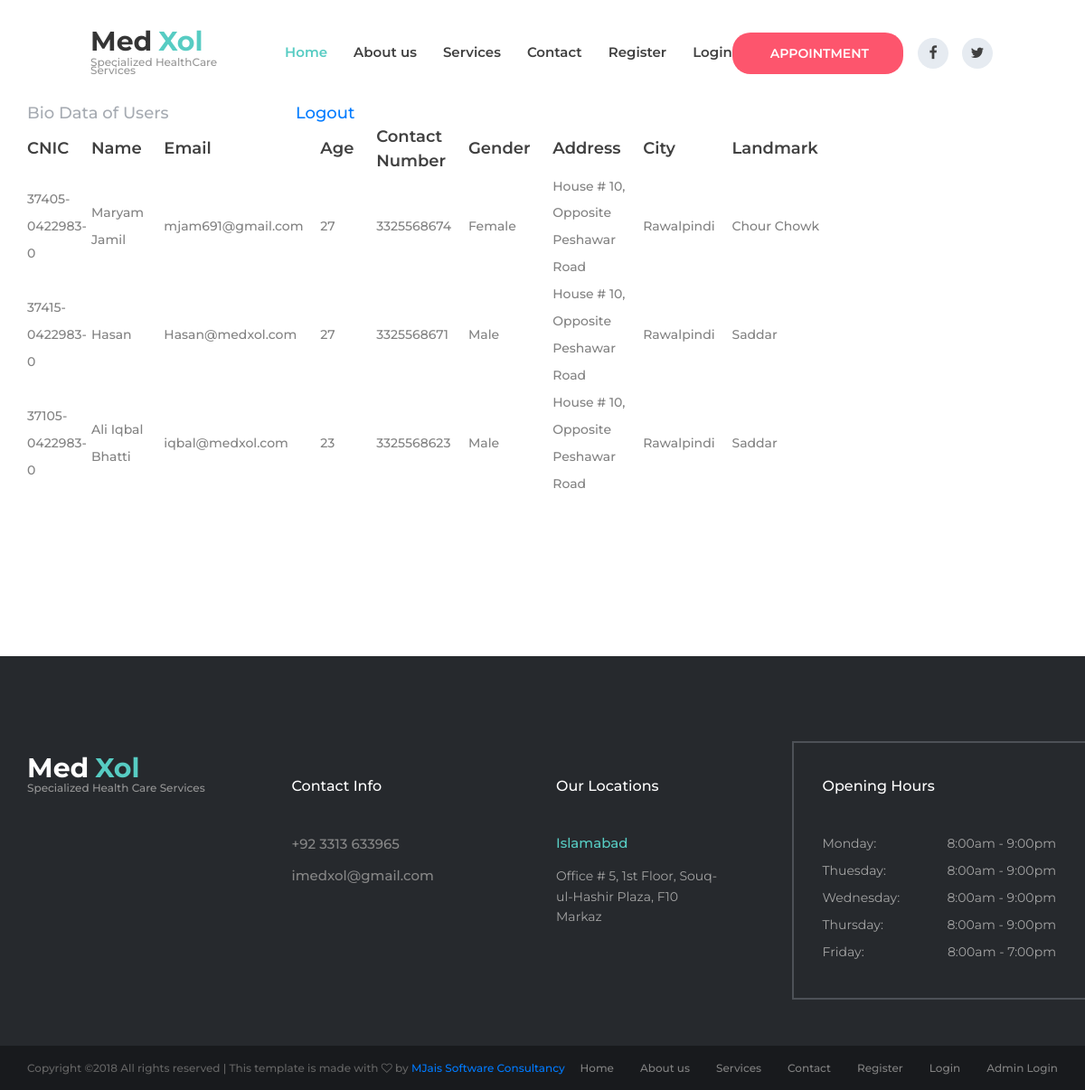
Screenshot of /AUserRecord.php with the database file from the repository.
### tables this page shows
CREATE TABLE IF NOT EXISTS `userinfo` (
  `UserID` int(11) NOT NULL AUTO_INCREMENT,
  `CNIC` varchar(25) NOT NULL,
  `Name` varchar(50) NOT NULL,
  `Email` varchar(50) NOT NULL,
  `Password` varchar(50) NOT NULL,
  `Age` int(10) NOT NULL,
  `Number` varchar(25) NOT NULL,
  `Gender` varchar(10) NOT NULL,
  `Address` varchar(100) NOT NULL,
  `City` varchar(50) NOT NULL,
  `Landmark` varchar(25) NOT NULL,
  PRIMARY KEY (`UserID`)
);

### AUserRecord.php (the view, shortened to what this page needs)
<?php
include('connect.php');
?>
<!DOCTYPE html>
<html lang="en">
<head>
<link rel="stylesheet" type="text/css" href="styles/bootstrap-4.1.2/bootstrap.min.css">
<link href="plugins/font-awesome-4.7.0/css/font-awesome.min.css" rel="stylesheet" type="text/css">
<link rel="stylesheet" type="text/css" href="plugins/OwlCarousel2-2.2.1/owl.carousel.css">
<link rel="stylesheet" type="text/css" href="plugins/OwlCarousel2-2.2.1/owl.theme.default.css">
<link rel="stylesheet" type="text/css" href="plugins/OwlCarousel2-2.2.1/animate.css">
<link href="plugins/jquery-datepicker/jquery-ui.css" rel="stylesheet" type="text/css">
<link rel="stylesheet" type="text/css" href="styles/main_styles.css">
<link rel="stylesheet" type="text/css" href="styles/responsive.css">
</head>
<body>
<div class="super_container">
	<?php include('menu.php');?>
	<div class="intro">
		<div class="container">
			<div class="row">
				<div class="col-lg-6 intro_col">
					<div class="intro_content">
						<div class="section_title_container">
							<div class="section_subtitle">Bio Data  of Users
                            &nbsp;&nbsp;&nbsp;&nbsp;&nbsp;&nbsp;
                                &nbsp;&nbsp;&nbsp;&nbsp;&nbsp;&nbsp;
                                &nbsp;&nbsp;&nbsp;&nbsp;&nbsp;&nbsp;
                                &nbsp;&nbsp;&nbsp;&nbsp;&nbsp;&nbsp;
                                <a href="Logout.php"> Logout</a>
                            </div>
						</div>
						 <table>
                        <tr>
                            <td><div class="milestone_text">CNIC&nbsp;&nbsp;&nbsp;&nbsp;&nbsp;</div></td>
                            <td><div class="milestone_text">Name&nbsp;&nbsp;&nbsp;&nbsp;&nbsp;</div></td>
                            <td><div class="milestone_text">Email&nbsp;&nbsp;&nbsp;&nbsp;&nbsp;</div></td>
                            <td><div class="milestone_text">Age&nbsp;&nbsp;&nbsp;&nbsp;&nbsp;</div></td>
                            <td><div class="milestone_text">Contact Number&nbsp;&nbsp;&nbsp;&nbsp;&nbsp;</div></td>
                            <td><div class="milestone_text">Gender&nbsp;&nbsp;&nbsp;&nbsp;&nbsp;</div></td>
                            <td><div class="milestone_text">Address&nbsp;&nbsp;&nbsp;&nbsp;&nbsp;</div></td>
                            <td><div class="milestone_text">City&nbsp;&nbsp;&nbsp;&nbsp;&nbsp;</div></td>
                            <td><div class="milestone_text">Landmark&nbsp;&nbsp;&nbsp;&nbsp;&nbsp;</div></td>
                            </tr>
                        <?php
              $sql = "SELECT CNIC, Name,Email, Age, Number, Gender, Address, City, Landmark FROM userinfo  ";
                $result = $con->query($sql);
                if ($result->num_rows > 0) {
                    while($row = $result->fetch_assoc()) {
                       $CNIC=$row["CNIC"];
                        $Name=$row["Name"];
                        $Email=$row["Email"];
                        $Age=$row["Age"];
                        $Number=$row["Number"];
                        $Gender=$row["Gender"];
                        $Address=$row["Address"];
                        $City=$row["City"];
                        $Landmark=$row["Landmark"];
                        ?>
                            <tr>
                            <td><p><?php echo $CNIC;?>&nbsp;&nbsp;&nbsp;&nbsp;&nbsp;</p></td>
                                <td><p><?php echo $Name; ?>&nbsp;&nbsp;&nbsp;&nbsp;&nbsp;</p></td>
                                <td><p><?php echo $Email;?>&nbsp;&nbsp;&nbsp;&nbsp;&nbsp;</p></td>
                                <td><p><?php echo $Age; ?>&nbsp;&nbsp;&nbsp;&nbsp;&nbsp;</p></td>
                                <td> <p><?php echo $Number; ?>&nbsp;&nbsp;&nbsp;&nbsp;&nbsp;</p></td>
                                <td><p><?php echo $Gender; ?>&nbsp;&nbsp;&nbsp;&nbsp;&nbsp;</p></td>
                                <td> <p><?php echo $Address;?>&nbsp;&nbsp;&nbsp;&nbsp;&nbsp;</p></td>
                                <td><p><?php echo $City;?>&nbsp;&nbsp;&nbsp;&nbsp;&nbsp;</p></td>
                                <td><p><?php echo $Landmark; ?>&nbsp;&nbsp;&nbsp;&nbsp;&nbsp;</p></td>
                            </tr>
              <?php
                    }
                } else {
                    echo "0 results";
                }
              ?>
                        </table>
						</div>
					</div>
				</div>
			</div>
		</div>
	</div>
	<?php include('footer.php');?>
</body>
</html>

### styles/main_styles.css (style rules this page uses)
* { margin: 0; padding: 0; -webkit-font-smoothing: antialiased; -webkit-text-shadow: rgba(0,0,0,.01) 0 0 1px; text-shadow: rgba(0,0,0,.01) 0 0 1px; }
body { font-family: 'Montserrat', sans-serif; font-size: 14px; font-weight: 400; background: #FFFFFF; color: #a5a5a5; }
div { display: block; position: relative; -webkit-box-sizing: border-box; -moz-box-sizing: border-box; box-sizing: border-box; }
p { font-family: 'Montserrat', sans-serif; font-size: 14px; line-height: 2.14; font-weight: 500; color: #828282; -webkit-font-smoothing: antialiased; -webkit-text-shadow: rgba(0,0,0,.01) 0 0 1px; text-shadow: rgba(0,0,0,.01) 0 0 1px; }
p:last-of-type { margin-bottom: 0; }
a { -webkit-transition: all 200ms ease; -moz-transition: all 200ms ease; -ms-transition: all 200ms ease; -o-transition: all 200ms ease; transition: all 200ms ease; }
a, a:hover, a:visited, a:active, a:link { text-decoration: none; -webkit-font-smoothing: antialiased; -webkit-text-shadow: rgba(0,0,0,.01) 0 0 1px; text-shadow: rgba(0,0,0,.01) 0 0 1px; }
.super_container { width: 100%; overflow: hidden; }
.section_subtitle { font-size: 18px; font-weight: 500; color: #a6abb2; line-height: 0.75; }
.intro { width: 100%; background: #FFFFFF; padding-top: 89px; padding-bottom: 90px; }
.intro_content { padding-top: 30px; }
.milestone_text { font-size: 18px; font-weight: 600; color: #404040; line-height: 1.5; margin-top: 5px; }

### rows the page displays
userinfo: CNIC "37405-0422983-0", Name "Maryam Jamil", Email "mjam691@gmail.com", Age "27", Number "3325568674", Gender "Female", Address "House # 10, Opposite Peshawar Road", City "Rawalpindi", Landmark "Chour Chowk"
userinfo: CNIC "37415-0422983-0", Name "Hasan", Email "Hasan@medxol.com", Age "27", Number "3325568671", Gender "Male", Address "House # 10, Opposite Peshawar Road", City "Rawalpindi", Landmark "Saddar"
userinfo: CNIC "37105-0422983-0", Name "Ali Iqbal Bhatti", Email "iqbal@medxol.com", Age "23", Number "3325568623", Gender "Male", Address "House # 10, Opposite Peshawar Road", City "Rawalpindi", Landmark "Saddar"
